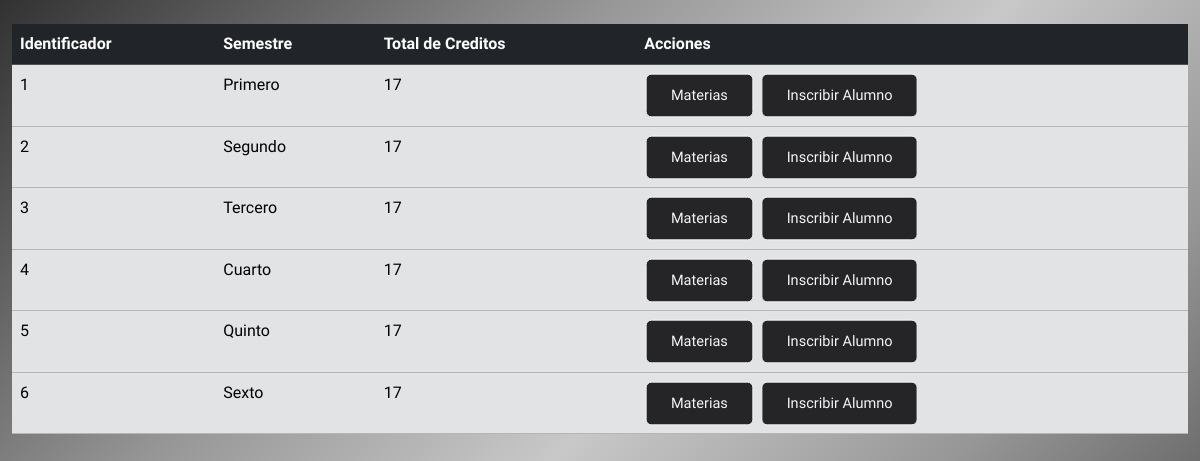
The app's page /views/admin/semestres.php with its own data.
### tables this page shows
CREATE TABLE IF NOT EXISTS `semestres` (
  `id_semestre` INT(11) NOT NULL AUTO_INCREMENT,
  `nombre` VARCHAR(45) NOT NULL,
  `total_creditos` INT(11) NOT NULL,
  PRIMARY KEY (`id_semestre`));

### views/admin/semestres.php (the view, shortened to what this page needs)
<?php
    include('/xampp/htdocs/escuela/config/conexion_PDO.php');
    $stm = $conexion->prepare("SELECT * FROM semestres");
    $stm->execute();
    $semestres = $stm->fetchAll(PDO::FETCH_ASSOC);
?>
<!DOCTYPE html>
<html lang="en">
<head>
    <link href="https://cdn.jsdelivr.net/npm/bootstrap@5.3.2/dist/css/bootstrap.min.css" rel="stylesheet">
    <link rel="stylesheet" href="../css/styles-admin.css">
    <link rel="stylesheet" href="https://cdn.jsdelivr.net/npm/bootstrap-icons@1.11.2/font/bootstrap-icons.min.css">
</head>
<body>
    <div class="table-responsive mt-4 container-fluid fw-light">
        <table class="table table-primary">
            <thead class="table table-dark">
                <tr>
                    <th scope="col">Identificador</th>
                    <th scope="col">Semestre</th>
                    <th scope="col">Total de Creditos</th>
                    <th scope="col">Acciones</th>
                </tr>
            </thead>
            <tbody class="table-secondary">
                <?php foreach($semestres as $semestre){?>
                <tr class="">
                    <td scope="row"><?php echo $semestre['id_semestre']; ?></td>
                    <td> <?php echo $semestre['nombre'];?></td>
                    <td> <?php echo $semestre['total_creditos'];?></td>
                    <td>
                        <a href="./materias.php?id_semestre=<?php echo $semestre['id_semestre']; ?>" class="btn btn-outline-success">Materias</a>
                        <a href="./incribir-alumno.php?id_semestre=<?php echo $semestre['id_semestre']; ?>" class="btn btn-outline-success">Inscribir Alumno</a>
                    </tr>
                <?Php }?>
            </tbody>
        </table>
    </div>
</body>
</html>

### views/css/styles-admin.css (style rules this page uses)
html { margin: 0; padding: 0; box-sizing: border-box; }
body { height: 100vh; background: linear-gradient( 135deg, rgba(50,50,50,1) 0%, rgba(150,150,150,1) 30%, rgba(200,200,200,1) 50%, rgba(150,150,150,1) 70%, rgba(50,50,50,1) 100%); color: whitesmoke; font-family: 'Ubuntu', sans-serif; }

### views/admin/semestres.php (style rules this page uses)
.btn { padding: 10px 25px; border: 1px solid whitesmoke; background-color: rgb(37, 37, 39); color: whitesmoke; font-size: 15px; cursor: pointer; transform: scale(.97); transition: .5s; }

### records on screen
semestres: id_semestre "1", nombre "Primero", total_creditos "17"
semestres: id_semestre "2", nombre "Segundo", total_creditos "17"
semestres: id_semestre "3", nombre "Tercero", total_creditos "17"
semestres: id_semestre "4", nombre "Cuarto", total_creditos "17"
semestres: id_semestre "5", nombre "Quinto", total_creditos "17"
semestres: id_semestre "6", nombre "Sexto", total_creditos "17"
